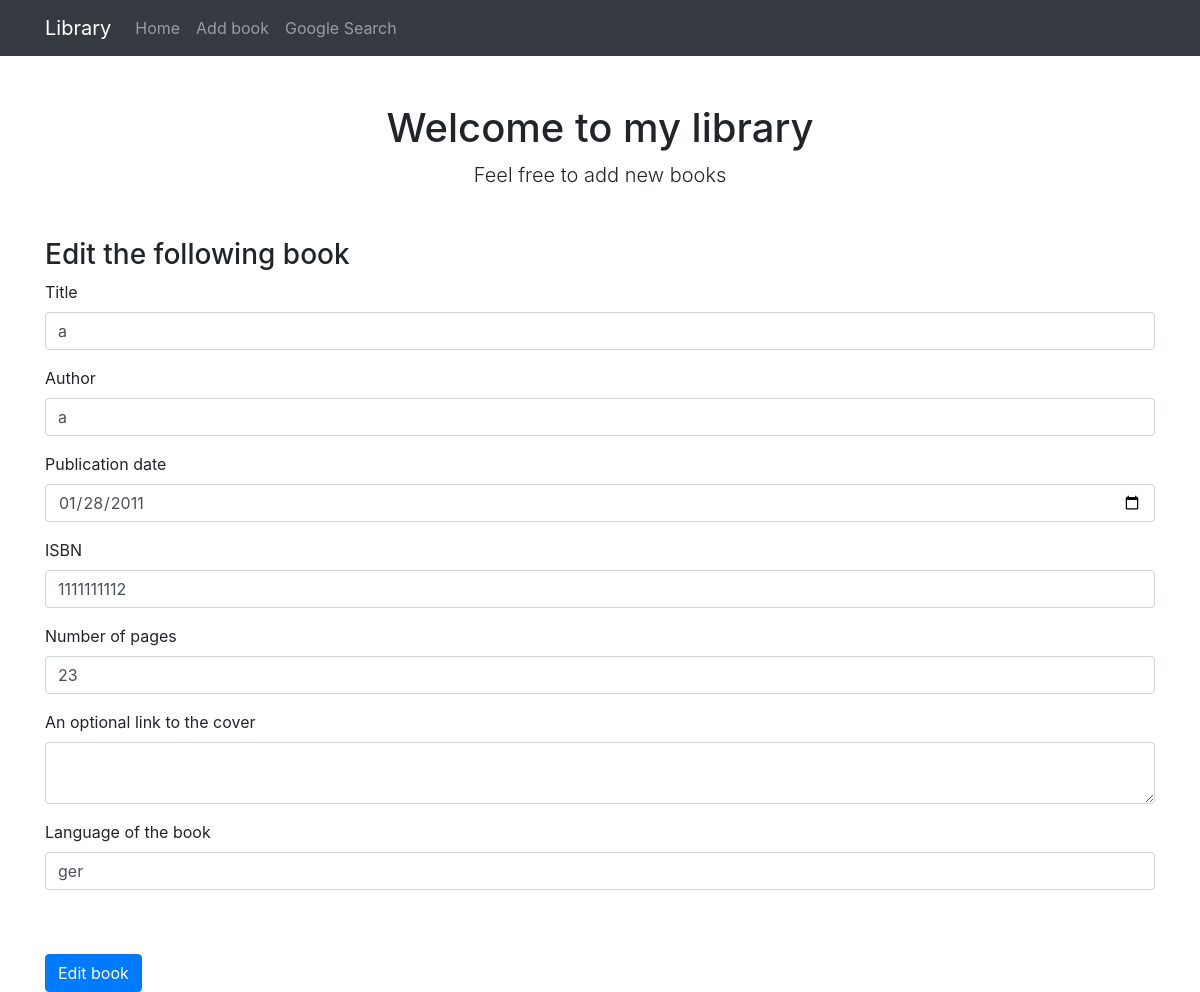
Page /edit-book/2 on the earlier database version.
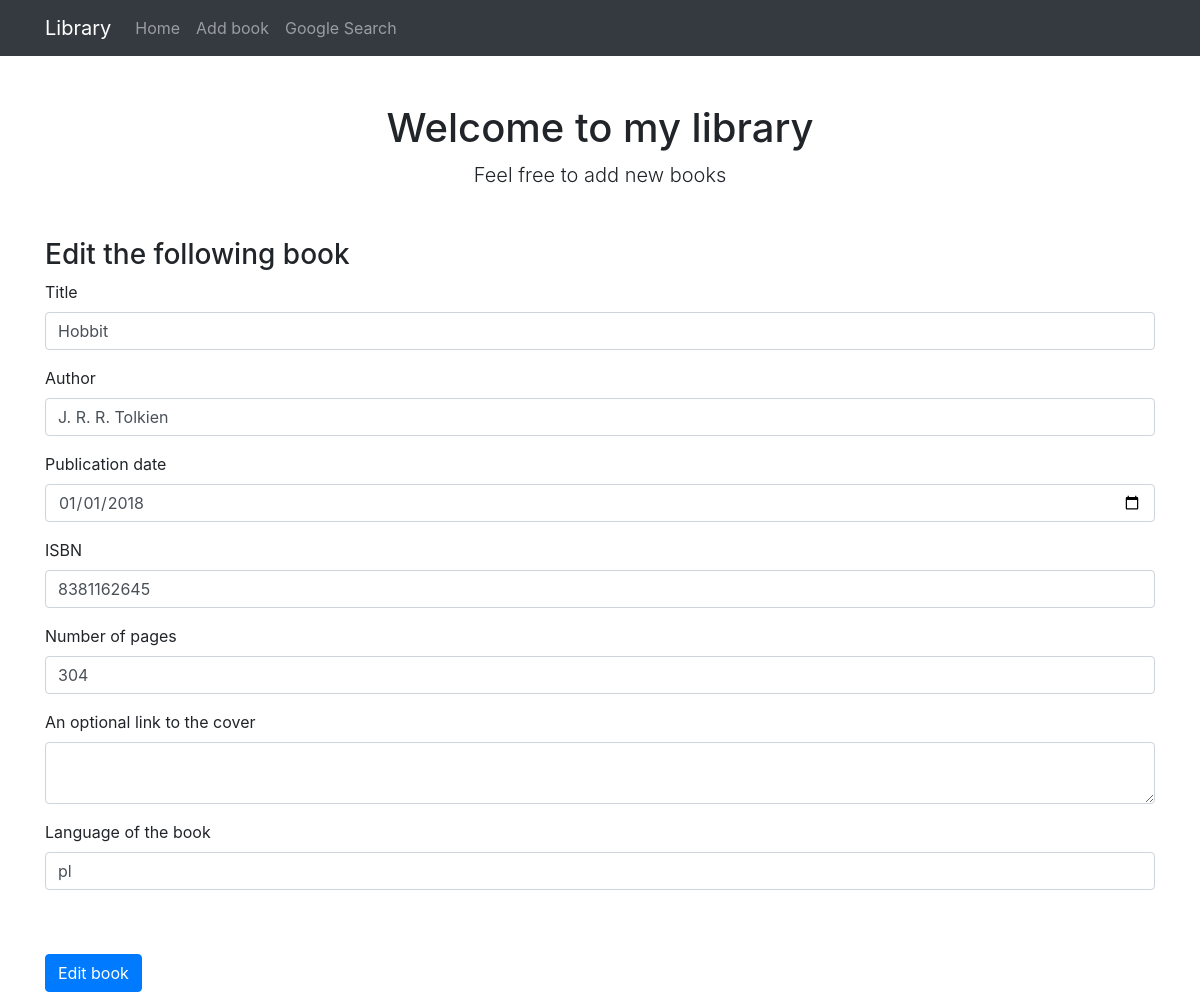
Same page on the later database version.
### library/models.py (models this page shows, shortened)
class Book(db.Model):
    id = db.Column(db.Integer, primary_key=True)
    title = db.Column(db.String(80), nullable=False, unique=True)
    author = db.Column(db.String(80), nullable=False)
    published_date = db.Column(db.Date(), nullable=False)
    ISBN = db.Column(db.Integer, nullable=False, unique=True)
    num_pages = db.Column(db.Integer, nullable=False)
    cover_url = db.Column(db.Text)
    language = db.Column(db.String(2), nullable=False)

### library/routes.py (the view)
@app.route("/edit-book/<int:book_id>", methods=['GET', 'POST'])
def edit_book(book_id):
    book = Book.query.filter_by(id=book_id).first_or_404()
    form = BookForm(obj=book)
    return add_or_edit_book(book_id, book, form)

### library/forms.py (shortened to what this page needs)
class BookForm(FlaskForm):
    title = StringField('Title', validators=[InputRequired(), unique_check])
    author = StringField('author', validators=[InputRequired()])
    published_date = DateField('Published date', validators=[
        InputRequired()])
    ISBN = IntegerField('ISBN', validators=[InputRequired(), unique_check])
    num_pages = IntegerField('Pages', validators=[InputRequired()])
    cover_url = TextAreaField("Link to the cover", validators=[
        Optional(), URL(message="Enter Valid URL Please.")])
    language = StringField('Language', validators=[InputRequired()])

### library/routes.py (called while the page is built, shortened)
def add_or_edit_book(book_id, book, form):
    errors = None
    return render_template(
        'form.html', form=form, errors=errors, book_id=book_id)

### library/templates/form.html (shortened to what this page needs)
{% extends "index.html" %}
{% block content %}
<h3 class="mt-5">
{% if book_id %}
    Edit the following book
{% else %}
    Add a new book
{% endif %}
</h3>
<form method="POST" action="{{ url_for('add_book') }}">
    <div class="form-group">
        <label for="title">Title</label>
        {{ form.title(class_="form-control") }}
    </div>
    <div class="form-group">
        <label for="author">Author</label>
        {{ form.author(class_="form-control") }}
    </div>
    <div class="form-group">
        <label for="published_date">Publication date</label>
        {{ form.published_date(class_="form-control", placeholder="YYYY-MM-DD") }}
    </div>
    <div class="form-group">
        <label for="ISBN">ISBN</label>
        {{ form.ISBN(class_="form-control") }}
    </div>
    <div class="form-group">
        <label for="num_pages">Number of pages</label>
        {{ form.num_pages(class_="form-control") }}
    </div>
    <div class="form-group">
        <label for="cover_url">An optional link to the cover</label>
        {{ form.cover_url(class_="form-control") }}
    </div>
    <div class="form-group">
        <label for="language">Language of the book</label>
        {{ form.language(class_="form-control") }}
    </div>
    {% if book_id %}
    <button type="submit" class="btn btn-primary mt-5">Edit book</button>
    {% else %}
    <button type="submit" class="btn btn-primary mt-5">Add book</button>
    {% endif %}
</form>
{% endblock %}

### library/templates/index.html (shortened to what this page needs)
<!DOCTYPE html>
<html lang="en">
    <head>
        <link rel="stylesheet" href="https://cdn.jsdelivr.net/npm/bootstrap@4.6.0/dist/css/bootstrap.min.css">
    </head>
    <body>
        <nav class="navbar navbar-expand-lg navbar-dark bg-dark">
            <div class="container">
                <a class="navbar-brand" href="{{ url_for('homepage') }}">Library</a>
                <div class="collapse navbar-collapse" id="navbarSupportedContent">
                    <ul class="navbar-nav ms-auto mb-2 mb-lg-0">
                        <li class="nav-item"><a class="nav-link" href="{{ url_for('homepage') }}">Home</a></li>
                        <li class="nav-item"><a class="nav-link" href="{{ url_for('add_book') }}">Add book</a></li>
                        <li class="nav-item"><a class="nav-link" href="{{ url_for('search_google_api') }}">Google Search</a></li>
                    </ul>
                </div>
            </div>
        </nav>
        <div class="container">
            <div class="text-center mt-5">
                <h1>Welcome to my library</h1>
                <p class="lead">Feel free to add new books</p>
            </div>
      {% block content %}
      {% endblock content %}
        </div>
    </body>
</html>

Differences in the rows shown:
changed Book: title "a" → "Hobbit"; author "a" → "J. R. R. Tolkien"; published_date "01/28/2011" → "01/01/2018"; ISBN "1111111112" → "8381162645"; num_pages "23" → "304"; language "ger" → "pl"
